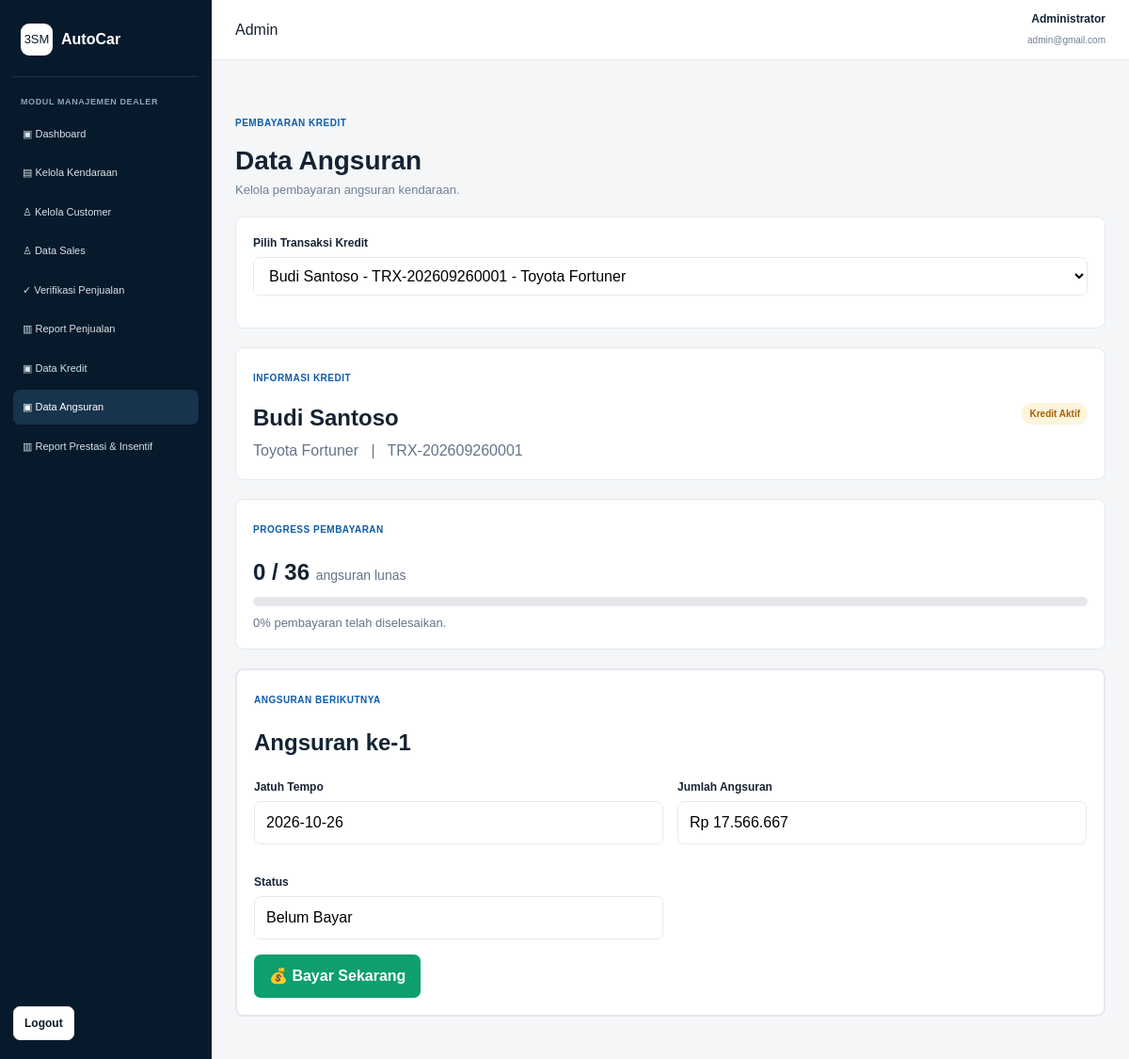
Screenshot of /admin/angsuran.php?id_kredit=1 (signed in) with the database file from the repository.
### tables this page shows
CREATE TABLE kredit (
    id_kredit INT AUTO_INCREMENT PRIMARY KEY,
    id_penjualan INT NOT NULL UNIQUE,
    harga_kendaraan DECIMAL(15,2) NOT NULL DEFAULT 0,
    dp DECIMAL(15,2) NOT NULL DEFAULT 0,
    pokok_pinjaman DECIMAL(15,2) NOT NULL DEFAULT 0,
    tenor INT NOT NULL DEFAULT 0,
    bunga_tahunan DECIMAL(5,2) NOT NULL DEFAULT 0,
    total_bunga DECIMAL(15,2) NOT NULL DEFAULT 0,
    total_kredit DECIMAL(15,2) NOT NULL DEFAULT 0,
    angsuran_per_bulan DECIMAL(15,2) NOT NULL DEFAULT 0,
    tanggal_mulai DATE DEFAULT NULL,
    status_kredit ENUM('Aktif','Lunas') NOT NULL DEFAULT 'Aktif',
    created_at TIMESTAMP DEFAULT CURRENT_TIMESTAMP,
    CONSTRAINT fk_kredit_penjualan
        FOREIGN KEY (id_penjualan) REFERENCES penjualan(id_penjualan)
        ON UPDATE CASCADE ON DELETE CASCADE
);

CREATE TABLE customer (
    id_customer INT AUTO_INCREMENT PRIMARY KEY,
    nama VARCHAR(100) NOT NULL,
    email VARCHAR(100) DEFAULT NULL,
    no_hp VARCHAR(20) DEFAULT NULL,
    alamat TEXT DEFAULT NULL,
    created_at TIMESTAMP DEFAULT CURRENT_TIMESTAMP
);

CREATE TABLE merek (
    id_merek INT AUTO_INCREMENT PRIMARY KEY,
    nama_merek VARCHAR(100) NOT NULL UNIQUE
);

CREATE TABLE tipe_kendaraan (
    id_tipe INT AUTO_INCREMENT PRIMARY KEY,
    nama_tipe VARCHAR(100) NOT NULL,
    id_merek INT DEFAULT NULL,
    CONSTRAINT fk_tipe_merek
        FOREIGN KEY (id_merek) REFERENCES merek(id_merek)
        ON UPDATE CASCADE ON DELETE SET NULL
);

CREATE TABLE penjualan (
    id_penjualan INT AUTO_INCREMENT PRIMARY KEY,
    no_transaksi VARCHAR(50) NOT NULL UNIQUE,
    id_customer INT NOT NULL,
    id_sales INT NOT NULL,
    id_kendaraan INT NOT NULL,
    harga DECIMAL(15,2) NOT NULL DEFAULT 0,
    tanggal DATE NOT NULL,
    metode_pembayaran ENUM('Cash','Transfer','Kredit') NOT NULL,
    status ENUM('Menunggu Verifikasi','Selesai','Ditolak') NOT NULL DEFAULT 'Menunggu Verifikasi',
    dp DECIMAL(15,2) NOT NULL DEFAULT 0,
    tenor INT NOT NULL DEFAULT 0,
    bunga_tahunan DECIMAL(5,2) NOT NULL DEFAULT 0,
    pokok_pinjaman DECIMAL(15,2) NOT NULL DEFAULT 0,
    total_bunga DECIMAL(15,2) NOT NULL DEFAULT 0,
    total_kredit DECIMAL(15,2) NOT NULL DEFAULT 0,
    angsuran_per_bulan DECIMAL(15,2) NOT NULL DEFAULT 0,
    created_at TIMESTAMP DEFAULT CURRENT_TIMESTAMP,
    CONSTRAINT fk_penjualan_customer
        FOREIGN KEY (id_customer) REFERENCES customer(id_customer)
        ON UPDATE CASCADE ON DELETE RESTRICT,
    CONSTRAINT fk_penjualan_sales
        FOREIGN KEY (id_sales) REFERENCES sales(id_sales)
        ON UPDATE CASCADE ON DELETE RESTRICT,
    CONSTRAINT fk_penjualan_kendaraan
        FOREIGN KEY (id_kendaraan) REFERENCES kendaraan(id_kendaraan)
        ON UPDATE CASCADE ON DELETE RESTRICT
);

CREATE TABLE angsuran (
    id_angsuran INT AUTO_INCREMENT PRIMARY KEY,
    id_kredit INT NOT NULL,
    angsuran_ke INT NOT NULL,
    jatuh_tempo DATE NOT NULL,
    jumlah_angsuran DECIMAL(15,2) NOT NULL DEFAULT 0,
    jumlah_bayar DECIMAL(15,2) NOT NULL DEFAULT 0,
    tanggal_bayar DATE DEFAULT NULL,
    status ENUM('Belum Bayar','Lunas') NOT NULL DEFAULT 'Belum Bayar',
    created_at TIMESTAMP DEFAULT CURRENT_TIMESTAMP,
    CONSTRAINT fk_angsuran_kredit
        FOREIGN KEY (id_kredit) REFERENCES kredit(id_kredit)
        ON UPDATE CASCADE ON DELETE CASCADE,
    UNIQUE KEY uq_angsuran_kredit_ke (id_kredit, angsuran_ke)
);

### config/helpers.php (called while the page is built, shortened)
<?php
function e($value)
{
    return htmlspecialchars((string)$value, ENT_QUOTES, 'UTF-8');
}
function rupiah($angka)
{
    return "Rp " . number_format((float)$angka, 0, ',', '.');
}
?>

### admin/angsuran.php (the view, shortened to what this page needs)
<?php
include "../config/koneksi.php";
include "header.php";
$id_kredit = isset($_GET['id_kredit']) ? (int)$_GET['id_kredit'] : 0;
$kreditList = mysqli_query($conn, "
    SELECT
        k.id_kredit,
        k.tenor,
        p.no_transaksi,
        c.nama AS customer,
        m.nama_merek,
        t.nama_tipe
    FROM kredit k
    INNER JOIN penjualan p ON k.id_penjualan = p.id_penjualan
    INNER JOIN customer c ON p.id_customer = c.id_customer
    INNER JOIN kendaraan v ON p.id_kendaraan = v.id_kendaraan
    INNER JOIN merek m ON v.id_merek = m.id_merek
    INNER JOIN tipe_kendaraan t ON v.id_tipe = t.id_tipe
    ORDER BY k.id_kredit DESC
");
$selectedCredit = null;
$nextPayment = null;
$totalAngsuran = 0;
$totalLunas = 0;
if ($id_kredit > 0) {
    $selectedQuery = mysqli_query($conn, "
        SELECT
            k.*,
            p.no_transaksi,
            c.nama AS customer,
            m.nama_merek,
            t.nama_tipe
        FROM kredit k
        INNER JOIN penjualan p ON k.id_penjualan = p.id_penjualan
        INNER JOIN customer c ON p.id_customer = c.id_customer
        INNER JOIN kendaraan v ON p.id_kendaraan = v.id_kendaraan
        INNER JOIN merek m ON v.id_merek = m.id_merek
        INNER JOIN tipe_kendaraan t ON v.id_tipe = t.id_tipe
        WHERE k.id_kredit = $id_kredit
        LIMIT 1
    ");
    $selectedCredit = mysqli_fetch_assoc($selectedQuery);
    if ($selectedCredit) {
        $totalQuery = mysqli_query($conn, "
            SELECT
                COUNT(*) AS total,
                SUM(
                    CASE
                        WHEN status = 'Lunas' THEN 1
                        ELSE 0
                    END
                ) AS lunas
            FROM angsuran
            WHERE id_kredit = $id_kredit
        ");
        $totalData = mysqli_fetch_assoc($totalQuery);
        $totalAngsuran = (int)$totalData['total'];
        $totalLunas = (int)$totalData['lunas'];
        $nextQuery = mysqli_query($conn, "
            SELECT *
            FROM angsuran
            WHERE id_kredit = $id_kredit
            AND status <> 'Lunas'
            ORDER BY angsuran_ke ASC
            LIMIT 1
        ");
        $nextPayment = mysqli_fetch_assoc($nextQuery);
    }
}
?>
<div class="page-head">
    <span class="eyebrow">PEMBAYARAN KREDIT</span>
    <h1>Data Angsuran</h1>
    <p>
        Kelola pembayaran angsuran kendaraan.
    </p>
</div>
<div class="card" style="margin-bottom:20px;">
    <div class="form-group">
        <label>
            <strong>Pilih Transaksi Kredit</strong>
        </label>
        <select
            class="form-control"
            id="pilihKredit"
            onchange="pilihTransaksi()"
        >
            <?php while($k = mysqli_fetch_assoc($kreditList)): ?>
                <option
                    value="<?= $k['id_kredit'] ?>"
                    <?= ($id_kredit == $k['id_kredit']) ? 'selected' : '' ?>
                >
                    <?= e($k['customer']) ?>
                    -
                </option>
            <?php endwhile; ?>
        </select>
    </div>
</div>
<?php if($selectedCredit): ?>
<div class="card" style="margin-bottom:20px;">
    <div style="
        display:flex;
        justify-content:space-between;
        align-items:center;
        gap:15px;
        flex-wrap:wrap;
    ">
        <div>
            <span class="eyebrow">
                INFORMASI KREDIT
            </span>
            <h2 style="margin:5px 0;">
                <?= e($selectedCredit['customer']) ?>
            </h2>
            <p style="
                margin:0;
                color:#64748b;
            ">
                <?= e($selectedCredit['nama_merek'].' '.$selectedCredit['nama_tipe']) ?>
                &nbsp; | &nbsp;
                <?= e($selectedCredit['no_transaksi']) ?>
            </p>
        </div>
        <?php if($selectedCredit['status_kredit'] === 'Lunas'): ?>
            <span class="badge badge-success">
                Kredit Lunas
            </span>
        <?php else: ?>
            <span class="badge badge-warning">
                Kredit Aktif
            </span>
        <?php endif; ?>
    </div>
</div>
<div class="card" style="margin-bottom:20px;">
    <span class="eyebrow">
        PROGRESS PEMBAYARAN
    </span>
    <h2 style="margin:8px 0;">
        <?= $totalLunas ?>
        /
        <?= $totalAngsuran ?>
        <span style="
            font-size:14px;
            font-weight:normal;
            color:#64748b;
        ">
            angsuran lunas
        </span>
    </h2>
    <?php
    $progress = 0;
    if ($totalAngsuran > 0) {
        $progress = ($totalLunas / $totalAngsuran) * 100;
    }
    ?>
    <div style="
        width:100%;
        height:10px;
        background:#e5e7eb;
        border-radius:10px;
        overflow:hidden;
    ">
    </div>
    <p style="
        margin-top:8px;
        color:#64748b;
        font-size:13px;
    ">
        <?= number_format($progress, 0) ?>%
        pembayaran telah diselesaikan.
    </p>
</div>
<?php if($nextPayment): ?>
<div class="card" style="
    margin-bottom:20px;
    border:2px solid #e5e7eb;
">
    <span class="eyebrow">
        ANGSURAN BERIKUTNYA
    </span>
    <h2 style="margin:8px 0 20px;">
        Angsuran ke-<?= e($nextPayment['angsuran_ke']) ?>
    </h2>
    <div class="form-grid">
        <div class="form-group">
            <label>Jatuh Tempo</label>
            <input
                class="form-control"
                value="<?= e($nextPayment['jatuh_tempo']) ?>"
                readonly
            >
        </div>
        <div class="form-group">
            <label>Jumlah Angsuran</label>
            <input
                class="form-control"
                value="<?= rupiah($nextPayment['jumlah_angsuran']) ?>"
                readonly
            >
        </div>
        <div class="form-group">
            <label>Status</label>
            <input
                class="form-control"
                value="<?= e($nextPayment['status']) ?>"
                readonly
            >
        </div>
    </div>
    <div class="action-group">
        <a
            href="bayar_angsuran.php?id=<?= $nextPayment['id_angsuran'] ?>"
            class="btn btn-success"
        >
            💰 Bayar Sekarang
        </a>
    </div>
</div>
<?php endif; ?>
<?php endif; ?>
<?php include "footer.php"; ?>

### assets/css/style.css (style rules this page uses)
* { margin: 0; padding: 0; box-sizing: border-box; }
:root { --navy: #071a2b; --navy-2: #0d2a42; --blue: #0b5cab; --blue-light: #eaf3fb; --text: #152333; --muted: #718096; --border: #e5eaf0; --bg: #f4f6f8; --white: #ffffff; --green: #0d9f6e; --yellow: #d98a00; --red: #c93636; }
body { font-family: Arial, Helvetica, sans-serif; background: var(--bg); color: var(--text); line-height: 1.5; }
a { color: inherit; text-decoration: none; }
button, input, select, textarea { font: inherit; }
.btn { border: 0; border-radius: 7px; padding: 11px 16px; display: inline-flex; align-items: center; justify-content: center; gap: 8px; font-weight: 700; transition: .2s; }
.btn-success { background: var(--green); color: white; }
.eyebrow { display: inline-block; color: var(--blue); font-size: 10px; font-weight: 800; letter-spacing: .5px; margin-bottom: 12px; }
.stat-card, .card { background: white; border: 1px solid var(--border); border-radius: 9px; padding: 18px; }
.badge { display: inline-flex; align-items: center; padding: 4px 8px; border-radius: 999px; background: #edf1f5; color: #52606d; font-size: 10px; font-weight: 800; }
.badge-warning { background: #fff4dc; color: #a56300; }
.page-head { padding: 28px 0 18px; }
.page-head h1 { font-size: 28px; }
.page-head p { color: var(--muted); font-size: 13px; }
.form-control { width: 100%; border: 1px solid var(--border); border-radius: 7px; padding: 10px 12px; background: white; outline: none; }
.form-group { margin-bottom: 16px; }
.form-group label { display: block; font-size: 12px; font-weight: 800; margin-bottom: 6px; }
.action-group { display: flex; flex-wrap: wrap; gap: 6px; }
.form-grid { display: grid; grid-template-columns: repeat(2, 1fr); gap: 15px; }

### rows the page displays
kredit: customer.nama "Budi Santoso", merek.nama_merek "Toyota Fortuner", id_penjualan.no_transaksi "TRX-202609260001"
angsuran: angsuran_ke "1", jatuh_tempo "2026-10-26", jumlah_angsuran "Rp 17.566.667", status "Belum Bayar"

### other values shown
$_SESSION['nama'] "Administrator"
$_SESSION['email'] "admin@gmail.com"
$totalLunas "0"
$totalAngsuran "36"
$progress "0"
form field value "Budi Santoso - TRX-202609260001 - Toyota Fortuner"
